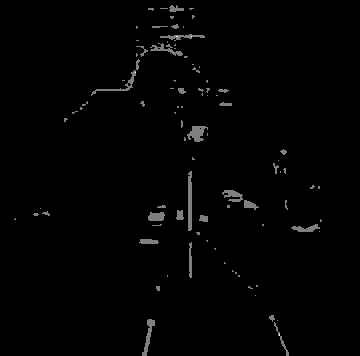
#> input picture X1.jpg, 360 x 356 px; the run also reads 1 picture not shown here
$ jupyter execute Exercice3.ipynb
#> lines starting #> are read from the running program, lines starting #| are printed output that depends on the picture; after the words box and inside, x2 and y2 are one past the last pixel; in counts of white or black regions, pixels touching at a corner belong together
# Exercice 3

Nom: MERAD

Prénom: Khedoudja Rym

Groupe: M2 Data Science

Campus: E-Learning

## Import des bibliothèques

[cell 1]
import matplotlib.pyplot as plt
import numpy as np
import cv2

## Import et traitement des images

[cell 2]
X1 = cv2.imread("X1.jpg",cv2.IMREAD_GRAYSCALE)
#> X1 is the input picture: shape (356, 360); min 0, max 2, mean 0.0211
X2 = cv2.imread("X2.jpg",cv2.IMREAD_GRAYSCALE)
X3 = cv2.imread("X3.jpg",cv2.IMREAD_GRAYSCALE)
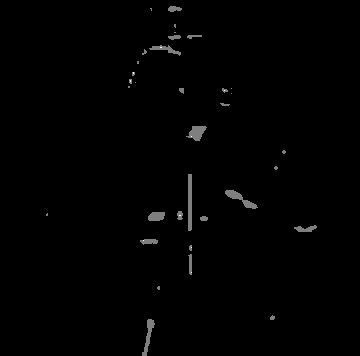
#> input picture X3.jpg, 360 x 356 px
#> X3 is the input picture: shape (356, 360); min 0, max 2, mean 0.0135

## Réponses

**2-Application du filtre moyenneur sur X2**

[cell 3]
#Application du filtre moyenneur de taille (3,3)
Y2 = cv2.blur(X2,(3,3))
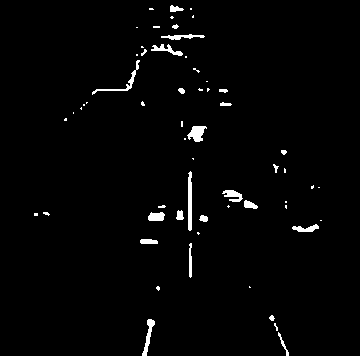
#> Y2: shape (356, 360); values 0 (black) and 1 (white), 1.9% white; 60 white regions (36 under 20 px), largest, box (x1, y1, x2, y2) and area: (188, 171, 192, 231) 227, (187, 126, 207, 142) 198, (92, 60, 140, 95) 183

#Affichage de l'image
plt.imshow(Y2,cmap='gray')
plt.title("Filtre moyenneur")
plt.axis("off")
plt.show()

**3-Application du filtre median sur X3**

[cell 4]
Y3 = cv2.medianBlur(X3,3)
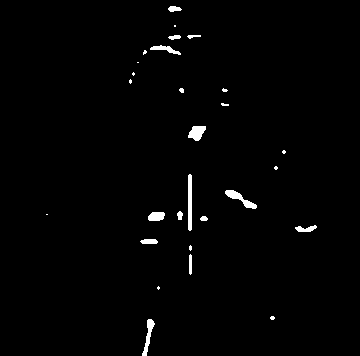
#> Y3: shape (356, 360); values 0 (black) and 1 (white), 1.3% white; 28 white regions (13 under 20 px), largest, box (x1, y1, x2, y2) and area: (188, 174, 192, 231) 224, (225, 190, 257, 209) 207, (188, 126, 206, 141) 184

#Affichage de l'image
plt.imshow(Y3,cmap='gray')
plt.title("Filtre median")
plt.axis("off")
plt.show()

**Oui le bruit a été atténué**

**4-PSNR**

[cell 5]
#Lire les image en tableaux de nombres
psnr = cv2.PSNR(X1,X2)
#> psnr = 361.2
psnr
#> Out = 361.2

Le psnr entre X1 et X2 est très haut

[cell 6]
psnr = cv2.PSNR(X1,X3)
#> psnr = 67.95
psnr
#> Out = 67.95

Le meilleur PSNR est celui entre l'image X1 et X3 car il est le plus bas mais reste mauvais car il sont tout les deux superieur à 20

**6-Tester les 10 filtres**

**Sur X2**

[cell 7]
#Application du filtre moyenneur de taille (3,3)
Y2 = cv2.blur(X2,(3,3))

#Affichage de l'image
plt.imshow(Y2,cmap='gray')
plt.title("Filtre moyenneur")
plt.axis("off")
plt.show()

[cell 8]
#Application du filtre moyenneur de taille (5,5)
Y2 = cv2.blur(X2,(5,5))
#> Y2: shape (356, 360); values 0 (black) and 1 (white), 1.5% white; 35 white regions (15 under 20 px), largest, box (x1, y1, x2, y2) and area: (188, 172, 192, 230) 221, (187, 126, 206, 142) 190, (142, 319, 155, 356) 168

#Affichage de l'image
plt.imshow(Y2,cmap='gray')
plt.title("Filtre moyenneur")
plt.axis("off")
plt.show()

[cell 9]
#Application du filtre moyenneur de taille (7,7)
Y2 = cv2.blur(X2,(7,7))
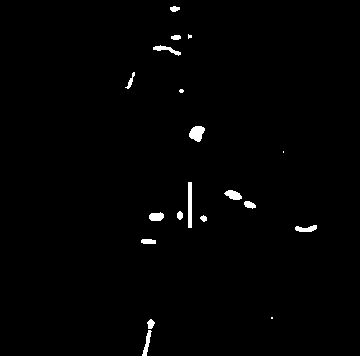
#> Y2: shape (356, 360); values 0 (black) and 1 (white), 1.1% white; 19 white regions (4 under 20 px), largest, box (x1, y1, x2, y2) and area: (188, 182, 192, 228) 184, (189, 126, 205, 142) 179, (224, 190, 242, 200) 119

#Affichage de l'image
plt.imshow(Y2,cmap='gray')
plt.title("Filtre moyenneur")
plt.axis("off")
plt.show()

[cell 10]
#application du filtre gaussien avec une variance de 2 et un noyeau de taille 15px x 15px
X2 = cv2.GaussianBlur(X1,(15,15),2)
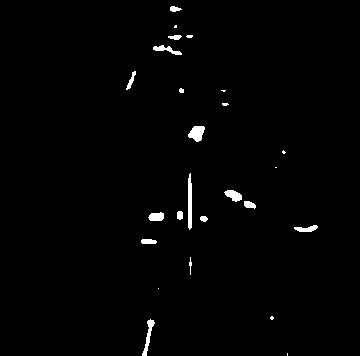
#> X2: shape (356, 360); values 0 (black) and 1 (white), 1.2% white; 25 white regions (9 under 20 px), largest, box (x1, y1, x2, y2) and area: (188, 173, 192, 230) 207, (188, 126, 205, 142) 185, (142, 319, 155, 356) 158

#Affichage des images normalisée et  filtrée
plt.imshow(X2,cmap="gray")
plt.title("Image filtrée var=2")
plt.axis("off")
plt.show()

[cell 11]
#application du filtre gaussien avec une variance de 1.5 et un noyeau de taille 15px x 15px
X2 = cv2.GaussianBlur(X1,(15,15),1.5)
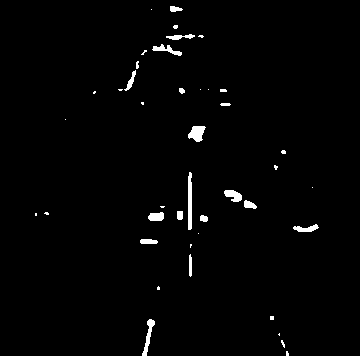
#> X2: shape (356, 360); values 0 (black) and 1 (white), 1.5% white; 42 white regions (23 under 20 px), largest, box (x1, y1, x2, y2) and area: (188, 172, 192, 230) 222, (188, 126, 206, 142) 193, (142, 319, 155, 356) 169

#Affichage des images normalisée et  filtrée
plt.imshow(X2,cmap="gray")
plt.title("Image filtrée var=1.5")
plt.axis("off")
plt.show()

[cell 12]
#application du filtre gaussien avec une variance de 1 et un noyeau de taille 15px x 15px
X2 = cv2.GaussianBlur(X1,(15,15),1)
#> X2: shape (356, 360); values 0 (black) and 1 (white), 1.9% white; 60 white regions (36 under 20 px), largest, box (x1, y1, x2, y2) and area: (188, 171, 192, 231) 229, (187, 126, 207, 142) 197, (92, 60, 140, 95) 183

#Affichage des images normalisée et  filtrée
plt.imshow(X2,cmap="gray")
plt.title("Image filtrée var=1")
plt.axis("off")
plt.show()

[cell 13]
#application du filtre gaussien avec une variance de 0.5 et un noyeau de taille 15px x 15px
X2 = cv2.GaussianBlur(X1,(15,15),0.5)

#Affichage des images normalisée et  filtrée
plt.imshow(X2,cmap="gray")
plt.title("Image filtrée var=0.5")
plt.axis("off")
plt.show()

[cell 14]
#appliquer median Blur
X3_1= cv2.medianBlur(X1,1)

#Affichage des images normalisée et  filtrée
plt.imshow(X3_1,cmap="gray")
plt.title("Median Blur p=0.01")
plt.axis("off")
plt.show()

[cell 15]
#appliquer median Blur
X3_1= cv2.medianBlur(X1,3)

#Affichage des images normalisée et  filtrée
plt.imshow(X3_1,cmap="gray")
plt.title("Median Blur 3")
plt.axis("off")
plt.show()

[cell 16]
#appliquer median Blur
X3_1= cv2.medianBlur(X1,5)

#Affichage des images normalisée et  filtrée
plt.imshow(X3_1,cmap="gray")
plt.title("Median Blur 5")
plt.axis("off")
plt.show()

[cell 17]
#appliquer median Blur
X3_1= cv2.medianBlur(X1,7)

#Affichage des images normalisée et  filtrée
plt.imshow(X3_1,cmap="gray")
plt.title("Median Blur 7")
plt.axis("off")
plt.show()

**Sur X3**

[cell 18]
#Application du filtre moyenneur de taille (3,3)
Y3 = cv2.blur(X3,(3,3))

#Affichage de l'image
plt.imshow(Y3,cmap='gray')
plt.title("Filtre moyenneur")
plt.axis("off")
plt.show()

[cell 19]
#Application du filtre moyenneur de taille (5,5)
Y3 = cv2.blur(X3,(5,5))
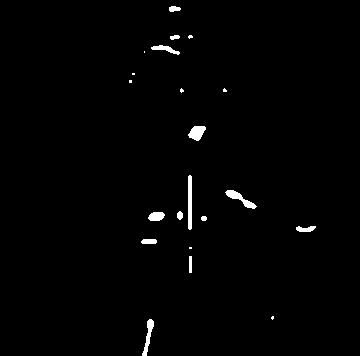
#> Y3: shape (356, 360); values 0 (black) and 1 (white), 1.1% white; 21 white regions (8 under 20 px), largest, box (x1, y1, x2, y2) and area: (188, 175, 192, 230) 216, (225, 190, 257, 209) 200, (188, 126, 206, 141) 181

#Affichage de l'image
plt.imshow(Y3,cmap='gray')
plt.title("Filtre moyenneur")
plt.axis("off")
plt.show()

[cell 20]
#Application du filtre moyenneur de taille (7,7)
Y3 = cv2.blur(X3,(7,7))
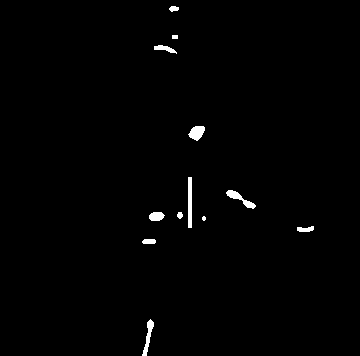
#> Y3: shape (356, 360); values 0 (black) and 1 (white), 0.93% white; 12 white regions (1 under 20 px), largest, box (x1, y1, x2, y2) and area: (188, 177, 192, 228) 204, (226, 190, 256, 209) 180, (188, 126, 205, 141) 171

#Affichage de l'image
plt.imshow(Y3,cmap='gray')
plt.title("Filtre moyenneur")
plt.axis("off")
plt.show()

[cell 21]
#application du filtre gaussien avec une variance de 2 et un noyeau de taille 15px x 15px
X3 = cv2.GaussianBlur(X3,(15,15),2)
#> X3: shape (356, 360); values 0 (black) and 1 (white), 1% white; 18 white regions (5 under 20 px), largest, box (x1, y1, x2, y2) and area: (188, 175, 192, 230) 213, (226, 190, 256, 209) 191, (189, 126, 206, 141) 174

#Affichage des images normalisée et  filtrée
plt.imshow(X3,cmap="gray")
plt.title("Image filtrée var=2")
plt.axis("off")
plt.show()

[cell 22]
#application du filtre gaussien avec une variance de 1.5 et un noyeau de taille 15px x 15px
X3 = cv2.GaussianBlur(X3,(15,15),1.5)
#> X3: shape (356, 360); values 0 (black) and 1 (white), 0.93% white; 13 white regions (1 under 20 px), largest, box (x1, y1, x2, y2) and area: (188, 176, 192, 228) 204, (226, 190, 256, 208) 183, (189, 126, 205, 140) 168

#Affichage des images normalisée et  filtrée
plt.imshow(X3,cmap="gray")
plt.title("Image filtrée var=1.5")
plt.axis("off")
plt.show()

[cell 23]
#application du filtre gaussien avec une variance de 1 et un noyeau de taille 15px x 15px
X3 = cv2.GaussianBlur(X3,(15,15),1)
#> X3: shape (356, 360); values 0 (black) and 1 (white), 0.92% white; 13 white regions (1 under 20 px), largest, box (x1, y1, x2, y2) and area: (188, 176, 192, 228) 204, (226, 190, 255, 208) 182, (189, 126, 205, 140) 168

#Affichage des images normalisée et  filtrée
plt.imshow(X3,cmap="gray")
plt.title("Image filtrée var=1")
plt.axis("off")
plt.show()

[cell 24]
#application du filtre gaussien avec une variance de 0.5 et un noyeau de taille 15px x 15px
X3 = cv2.GaussianBlur(X3,(15,15),0.5)

#Affichage des images normalisée et  filtrée
plt.imshow(X3,cmap="gray")
plt.title("Image filtrée var=0.5")
plt.axis("off")
plt.show()

[cell 25]
#appliquer median Blur
X3= cv2.medianBlur(X3,1)

#Affichage des images normalisée et  filtrée
plt.imshow(X3,cmap="gray")
plt.title("Median Blur p=0.01")
plt.axis("off")
plt.show()

[cell 26]
#appliquer median Blur
X3_1= cv2.medianBlur(X3,3)
#> X3_1: shape (356, 360); values 0 (black) and 1 (white), 0.91% white; 13 white regions (2 under 20 px), largest, box (x1, y1, x2, y2) and area: (188, 176, 192, 228) 204, (226, 190, 255, 208) 181, (189, 126, 205, 140) 166

#Affichage des images normalisée et  filtrée
plt.imshow(X3_1,cmap="gray")
plt.title("Median Blur 3")
plt.axis("off")
plt.show()

[cell 27]
#appliquer median Blur
X3= cv2.medianBlur(X3,5)
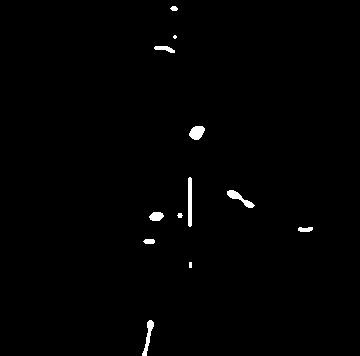
#> X3: shape (356, 360); values 0 (black) and 1 (white), 0.84% white; 12 white regions (2 under 20 px), largest, box (x1, y1, x2, y2) and area: (188, 177, 192, 227) 196, (227, 190, 255, 208) 170, (189, 126, 205, 140) 164

#Affichage des images normalisée et  filtrée
plt.imshow(X3,cmap="gray")
plt.title("Median Blur 5")
plt.axis("off")
plt.show()

[cell 28]
#appliquer median Blur
X3_1= cv2.medianBlur(X3,7)
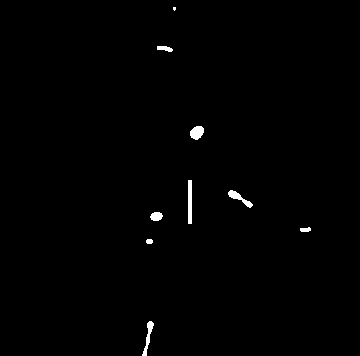
#> X3_1: shape (356, 360); values 0 (black) and 1 (white), 0.66% white; 9 white regions (1 under 20 px), largest, box (x1, y1, x2, y2) and area: (188, 180, 192, 224) 176, (190, 126, 204, 140) 146, (228, 190, 253, 208) 145

#Affichage des images normalisée et  filtrée
plt.imshow(X3_1,cmap="gray")
plt.title("Median Blur 7")
plt.axis("off")
plt.show()
